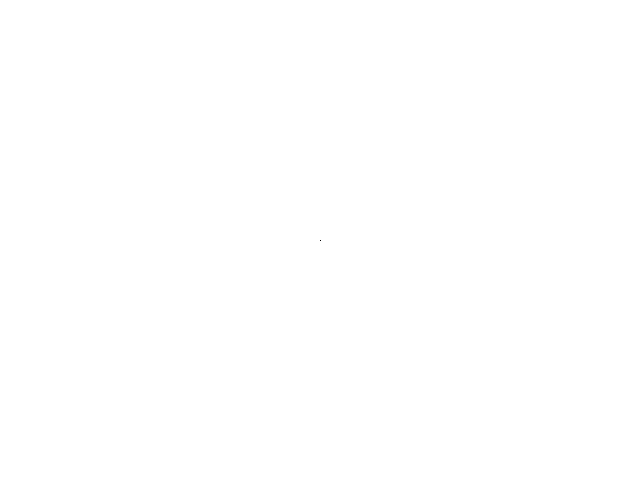
Frame 1 (no input)
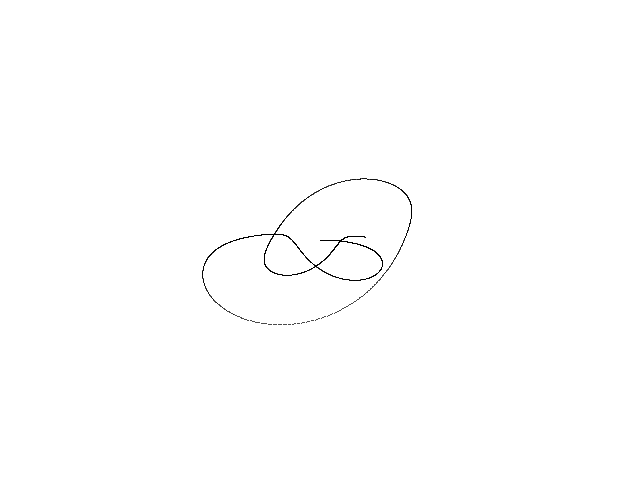
Frame 60 (the mouse pressed at the canvas centre just before this capture)
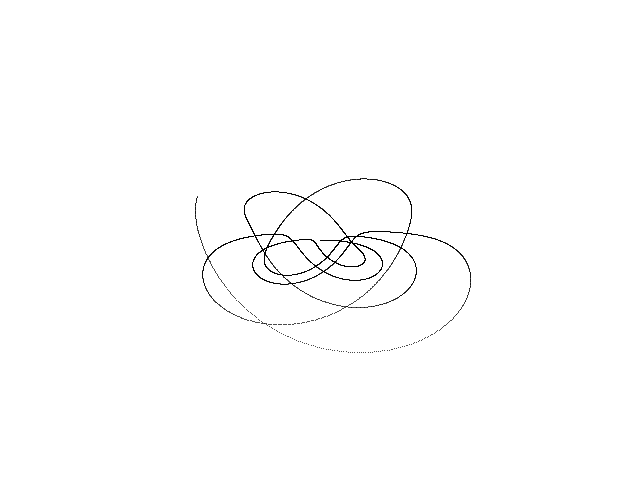
Frame 120 (the mouse held since frame 60 and released just before this capture)

The Processing sketch that drew these frames (run headless with seeded random() and noise(); from frame 60 on, the mouse is pressed at the canvas centre):

// Processing sketch: Four_Wing_A
// ── Four_Wing_A.pde
// Four-wing A chaotic attractor //

  float x = 0.1;
  float y = 0.1;
  float z = 0.1;
  float dt = 0.0005;
  float a = 4.0;
  float b = 6.0;
  float c = 10.0;
  float d = 5.0;
  float k = 1.0;


void setup() {
  
  size(640, 480);
  background(255);
  
}

void draw() {
  
  for (int i=0; i<100; i++) {
    
    float nx = x;
    float ny = y;
    float nz = z;
    
    x = nx + dt * (a * nx - b * ny * nz);
    y = ny + dt * (-c * ny + nx * nz);
    z = nz + dt * (k * nx - d * nz + nx * ny);
    
    point(320 + (5 * x), 240 + (10 * y));
        
  }

}
